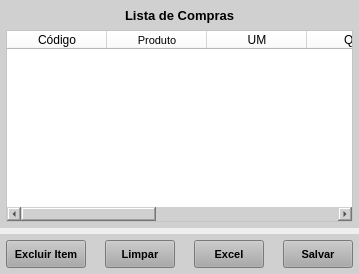
        <widget class="QWidget" name="widget_4" native="true">
         <layout class="QVBoxLayout" name="verticalLayout_2">
          <property name="leftMargin">
           <number>0</number>
          </property>
          <property name="topMargin">
           <number>0</number>
          </property>
          <property name="rightMargin">
           <number>0</number>
          </property>
          <property name="bottomMargin">
           <number>0</number>
          </property>
          <item>
           <widget class="QWidget" name="widget_8" native="true">
            <property name="styleSheet">
             <string notr="true">background-color: rgb(208, 208, 208);</string>
            </property>
            <layout class="QVBoxLayout" name="verticalLayout_3">
             <property name="leftMargin">
              <number>6</number>
             </property>
             <property name="topMargin">
              <number>6</number>
             </property>
             <property name="rightMargin">
              <number>6</number>
             </property>
             <property name="bottomMargin">
              <number>6</number>
             </property>
             <item>
              <widget class="QLabel" name="label_5">
               <property name="minimumSize">
                <size>
                 <width>0</width>
                 <height>18</height>
                </size>
               </property>
               <property name="maximumSize">
                <size>
                 <width>16777215</width>
                 <height>18</height>
                </size>
               </property>
               <property name="font">
                <font>
                 <pointsize>10</pointsize>
                 <weight>75</weight>
                 <bold>true</bold>
                </font>
               </property>
               <property name="text">
                <string>Lista de Compras</string>
               </property>
               <property name="alignment">
                <set>Qt::AlignCenter</set>
               </property>
              </widget>
             </item>
             <item>
              <widget class="QTableWidget" name="table_Lista">
               <property name="sizePolicy">
                <sizepolicy hsizetype="Preferred" vsizetype="Preferred">
                 <horstretch>0</horstretch>
                 <verstretch>0</verstretch>
                </sizepolicy>
               </property>
               <property name="font">
                <font>
                 <pointsize>7</pointsize>
                </font>
               </property>
               <property name="styleSheet">
                <string notr="true">background-color: rgb(255, 255, 255);</string>
               </property>
               <column>
                <property name="text">
                 <string>Código</string>
                </property>
               </column>
               <column>
                <property name="text">
                 <string>Produto</string>
                </property>
                <property name="font">
                 <font>
                  <pointsize>8</pointsize>
                  <weight>50</weight>
                  <bold>false</bold>
                 </font>
                </property>
                <property name="textAlignment">
                 <set>AlignCenter</set>
                </property>
               </column>
               <column>
                <property name="text">
                 <string>UM</string>
                </property>
               </column>
               <column>
                <property name="text">
                 <string>Qtde</string>
                </property>
               </column>
               <column>
                <property name="text">
                 <string>R$/Unid.</string>
                </property>
               </column>
               <column>
                <property name="text">
                 <string>R$</string>
                </property>
               </column>
               <column>
                <property name="text">
                 <string>Obs</string>
                </property>
                <property name="textAlignment">
                 <set>AlignCenter</set>
                </property>
               </column>
              </widget>
             </item>
            </layout>
           </widget>
          </item>
          <item>
           <widget class="QWidget" name="widget_7" native="true">
            <property name="minimumSize">
             <size>
              <width>0</width>
              <height>40</height>
             </size>
            </property>
            <property name="maximumSize">
             <size>
              <width>16777215</width>
              <height>40</height>
             </size>
            </property>
            <property name="styleSheet">
             <string notr="true">background-color: rgb(208, 208, 208);</string>
            </property>
            <layout class="QHBoxLayout" name="horizontalLayout_3">
             <property name="spacing">
              <number>6</number>
             </property>
             <property name="leftMargin">
              <number>6</number>
             </property>
             <property name="topMargin">
              <number>6</number>
             </property>
             <property name="rightMargin">
              <number>6</number>
             </property>
             <property name="bottomMargin">
              <number>6</number>
             </property>
             <item>
              <widget class="QPushButton" name="btn_Excluir_Item">
               <property name="sizePolicy">
                <sizepolicy hsizetype="Preferred" vsizetype="Preferred">
                 <horstretch>0</horstretch>
                 <verstretch>0</verstretch>
                </sizepolicy>
               </property>
               <property name="minimumSize">
                <size>
                 <width>80</width>
                 <height>0</height>
                </size>
               </property>
               <property name="maximumSize">
                <size>
                 <width>80</width>
                 <height>16777215</height>
                </size>
               </property>
               <property name="font">
                <font>
                 <pointsize>8</pointsize>
                 <weight>75</weight>
                 <bold>true</bold>
                </font>
               </property>
               <property name="cursor">
                <cursorShape>PointingHandCursor</cursorShape>
               </property>
               <property name="styleSheet">
                <string notr="true">background-color: rgb(170, 170, 170);</string>
               </property>
               <property name="text">
                <string>Excluir Item</string>
               </property>
              </widget>
             </item>
             <item>
              <widget class="QLabel" name="label_3">
               <property name="text">
                <string/>
               </property>
              </widget>
             </item>
             <item>
              <widget class="QPushButton" name="btn_Limpar">
               <property name="sizePolicy">
                <sizepolicy hsizetype="Preferred" vsizetype="Preferred">
                 <horstretch>0</horstretch>
                 <verstretch>0</verstretch>
                </sizepolicy>
               </property>
               <property name="minimumSize">
                <size>
                 <width>70</width>
                 <height>0</height>
                </size>
               </property>
               <property name="maximumSize">
                <size>
                 <width>65</width>
                 <height>16777215</height>
                </size>
               </property>
               <property name="font">
                <font>
                 <pointsize>8</pointsize>
                 <weight>75</weight>
                 <bold>true</bold>
                </font>
               </property>
               <property name="cursor">
                <cursorShape>PointingHandCursor</cursorShape>
               </property>
               <property name="styleSheet">
                <string notr="true">background-color: rgb(170, 170, 170);</string>
               </property>
               <property name="text">
                <string>Limpar</string>
               </property>
              </widget>
             </item>
             <item>
              <widget class="QLabel" name="label_2">
               <property name="text">
                <string/>
               </property>
              </widget>
             </item>
             <item>
              <widget class="QPushButton" name="btn_Excel">
               <property name="sizePolicy">
                <sizepolicy hsizetype="Preferred" vsizetype="Preferred">
                 <horstretch>0</horstretch>
                 <verstretch>0</verstretch>
                </sizepolicy>
               </property>
               <property name="minimumSize">
                <size>
                 <width>70</width>
                 <height>0</height>
                </size>
               </property>
               <property name="maximumSize">
                <size>
                 <width>65</width>
                 <height>16777215</height>
                </size>
               </property>
               <property name="font">
                <font>
                 <pointsize>8</pointsize>
                 <weight>75</weight>
                 <bold>true</bold>
                </font>
               </property>
               <property name="cursor">
                <cursorShape>PointingHandCursor</cursorShape>
               </property>
               <property name="styleSheet">
                <string notr="true">background-color: rgb(170, 170, 170);</string>
               </property>
               <property name="text">
                <string>Excel</string>
               </property>
              </widget>
             </item>
             <item>
              <widget class="QLabel" name="label_6">
               <property name="text">
                <string/>
               </property>
              </widget>
             </item>
             <item>
              <widget class="QPushButton" name="btn_Salvar">
               <property name="sizePolicy">
                <sizepolicy hsizetype="Preferred" vsizetype="Preferred">
                 <horstretch>0</horstretch>
                 <verstretch>0</verstretch>
                </sizepolicy>
               </property>
               <property name="minimumSize">
                <size>
                 <width>70</width>
                 <height>0</height>
                </size>
               </property>
               <property name="maximumSize">
                <size>
                 <width>70</width>
                 <height>16777215</height>
                </size>
               </property>
               <property name="font">
                <font>
                 <pointsize>8</pointsize>
                 <weight>75</weight>
                 <bold>true</bold>
                </font>
               </property>
               <property name="cursor">
                <cursorShape>PointingHandCursor</cursorShape>
               </property>
               <property name="styleSheet">
                <string notr="true">background-color: rgb(170, 170, 170);</string>
               </property>
               <property name="text">
                <string>Salvar</string>
               </property>
              </widget>
             </item>
            </layout>
           </widget>
          </item>
         </layout>
        </widget>
